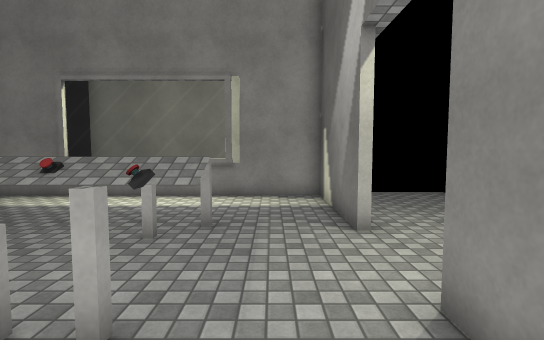
view 1 (above)

13 first-person views from a walk through a scene from a Unity 3-D project. The camera is 1.5 m above the floor, tilts 4° down and sees 85° across. The floor is counted in squares, 0.9 m on a side. Each view is taken from the middle of a square. On the plan, view 1 faces up. The plan holds only what a view shows up to about 15 squares ahead; the rest is blank. The place goes on beyond the plan. The player character is not drawn. Door leaves are left out, so doorways stand open. Surface patterns are stand-ins for the level's own textures.

view 2
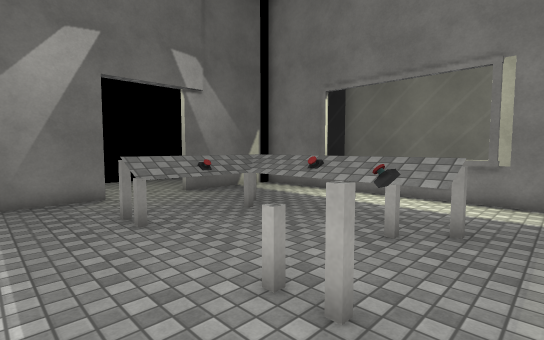

view 3
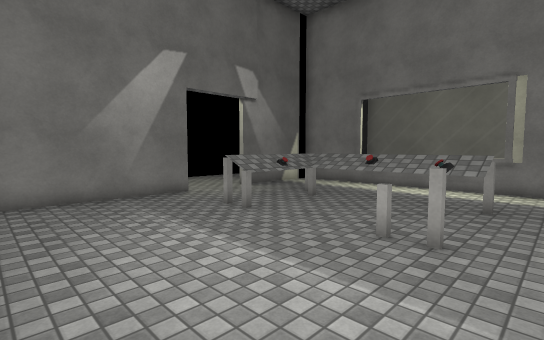

view 4
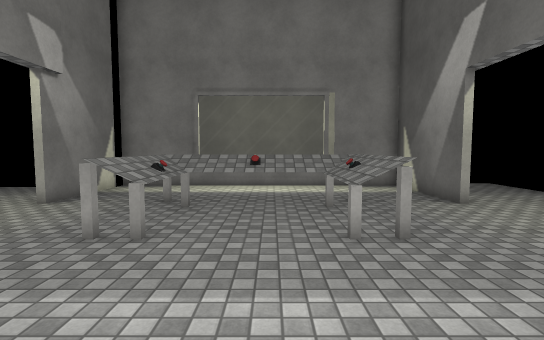

view 5
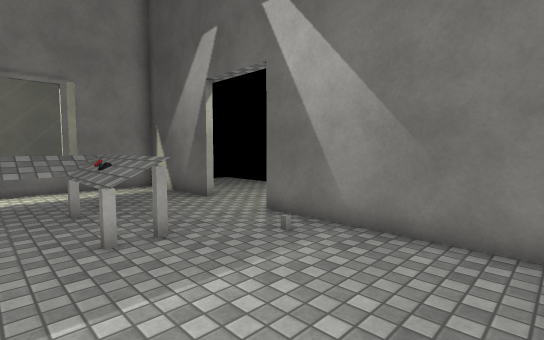

view 6
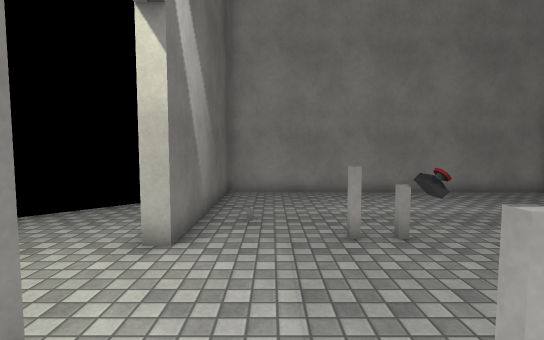

view 7
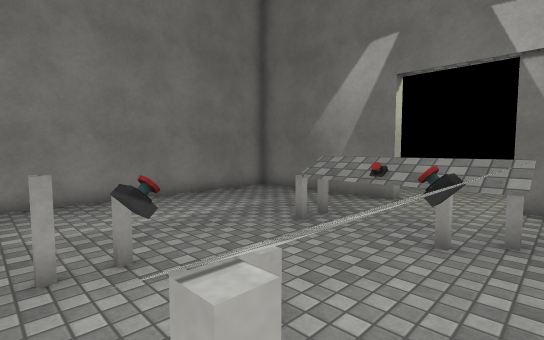

view 8
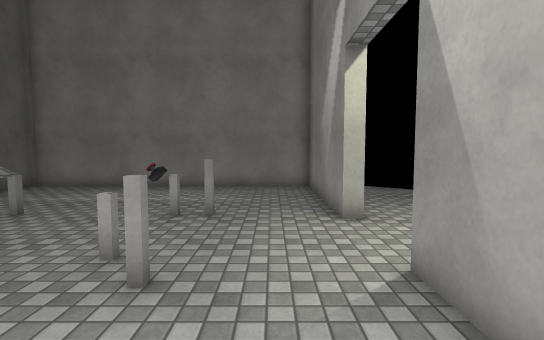

view 9
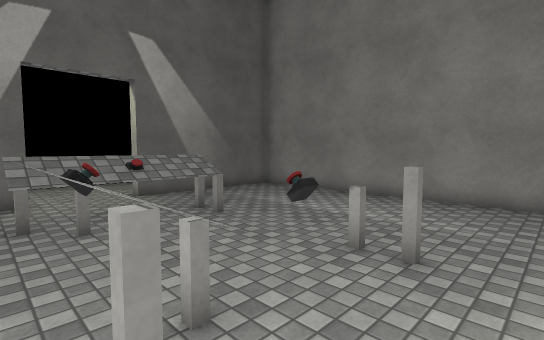

view 10
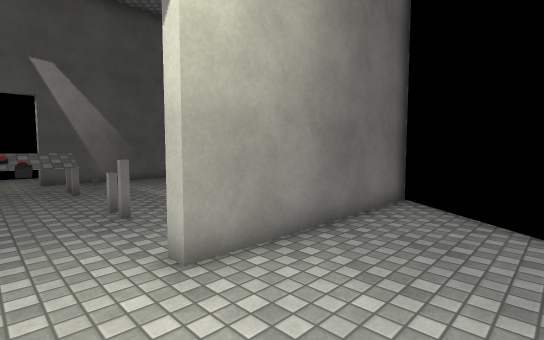

view 11
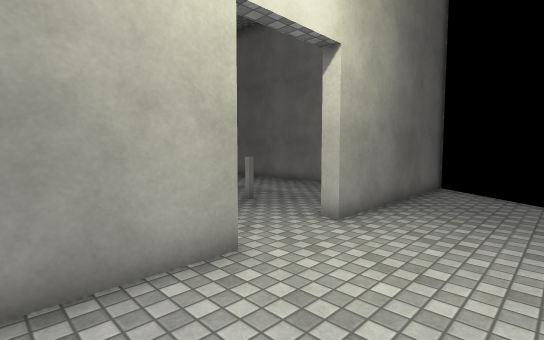

view 12
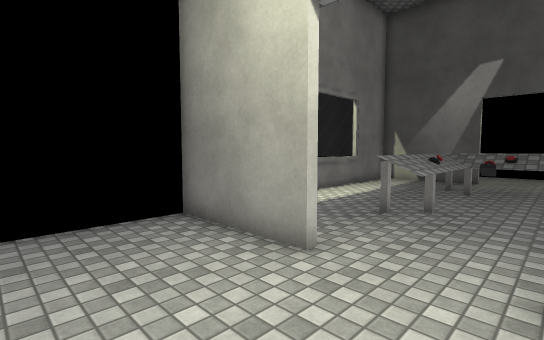

view 13
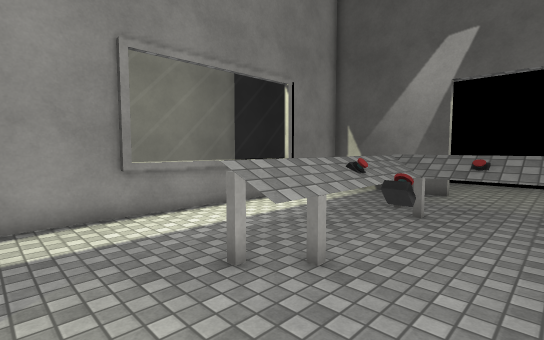

### Floor plan
Key: @ floor where view 1 was taken; # wall or solid block; . floor; D open door; = window, fence, low wall or low ledge; ^ raised ledge; O other object.
Columns run from 16 left of view 1 to 7 right of it. Each row starts with its distance up from view 1.
 14                  #
 13                  #
 12                 ##
 11      ####======#### ...#
 10  #   #............#....
  9  ....#............#....
  8  ....#............#....
  7  ....#............#....
  6  ....D...^^OO^^...D....#
  5 #....D...^....^..DD....#
  4 #....D...O....O..DD....#
  3 #....D...^....^...D....#
  2 #....#............#....#
  1  ....#............#....
  0  ....#..........@.# .
 -1  ....#............# #
 -2  #...#............#
 -3    ..#............#
 -4     .##############
 -5      #

Where each view was taken, in squares from view 1:
view 1: 0 up, 0 right, facing up
view 2: 0 up, 0 right, facing up-left
view 3: 3 down, 0 right, facing up-left
view 4: 3 down, 4 left, facing up
view 5: 3 down, 4 left, facing up-right
view 6: 8 up, 0 right, facing down
view 7: 7 up, 1 left, facing down-left
view 8: 10 up, 9 left, facing down
view 9: 7 up, 9 left, facing down-right
view 10: 5 up, 15 left, facing down-right
view 11: 9 up, 15 left, facing down-right
view 12: 3 up, 15 left, facing up-right
view 13: 3 up, 10 left, facing up-right
